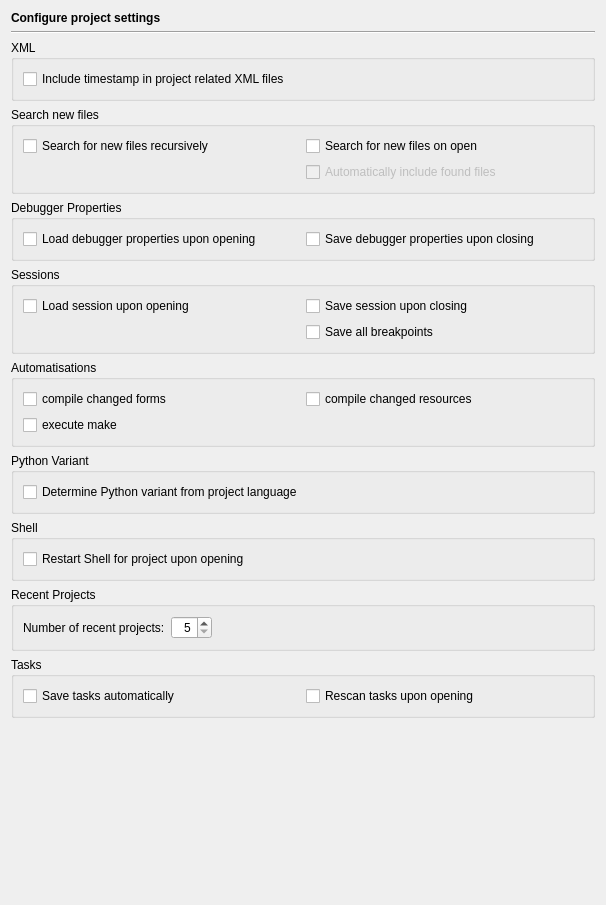
<?xml version="1.0" encoding="UTF-8"?>
<ui version="4.0">
 <class>ProjectPage</class>
 <widget class="QWidget" name="ProjectPage">
  <property name="geometry">
   <rect>
    <x>0</x>
    <y>0</y>
    <width>604</width>
    <height>905</height>
   </rect>
  </property>
  <layout class="QVBoxLayout" name="verticalLayout_3">
   <item>
    <widget class="QLabel" name="headerLabel">
     <property name="text">
      <string>&lt;b&gt;Configure project settings&lt;/b&gt;</string>
     </property>
    </widget>
   </item>
   <item>
    <widget class="Line" name="line8">
     <property name="frameShape">
      <enum>QFrame::HLine</enum>
     </property>
     <property name="frameShadow">
      <enum>QFrame::Sunken</enum>
     </property>
     <property name="orientation">
      <enum>Qt::Horizontal</enum>
     </property>
    </widget>
   </item>
   <item>
    <widget class="QGroupBox" name="groupBox_6">
     <property name="title">
      <string>XML</string>
     </property>
     <layout class="QVBoxLayout">
      <item>
       <widget class="QCheckBox" name="projectTimestampCheckBox">
        <property name="toolTip">
         <string>Select, if a timestamp should be written to all project related XML files</string>
        </property>
        <property name="text">
         <string>Include timestamp in project related XML files</string>
        </property>
       </widget>
      </item>
     </layout>
    </widget>
   </item>
   <item>
    <widget class="QGroupBox" name="groupBox_2">
     <property name="title">
      <string>Search new files</string>
     </property>
     <layout class="QGridLayout">
      <item row="0" column="0">
       <widget class="QCheckBox" name="projectSearchNewFilesRecursiveCheckBox">
        <property name="text">
         <string>Search for new files recursively</string>
        </property>
       </widget>
      </item>
      <item row="0" column="1">
       <widget class="QCheckBox" name="projectSearchNewFilesCheckBox">
        <property name="toolTip">
         <string>Select whether a search for new files on a project open should be performed.</string>
        </property>
        <property name="text">
         <string>Search for new files on open</string>
        </property>
       </widget>
      </item>
      <item row="1" column="1">
       <widget class="QCheckBox" name="projectAutoIncludeNewFilesCheckBox">
        <property name="enabled">
         <bool>false</bool>
        </property>
        <property name="toolTip">
         <string>Select whether the found files should be included automatically.</string>
        </property>
        <property name="text">
         <string>Automatically include found files</string>
        </property>
       </widget>
      </item>
     </layout>
    </widget>
   </item>
   <item>
    <widget class="QGroupBox" name="groupBox_4">
     <property name="title">
      <string>Debugger Properties</string>
     </property>
     <layout class="QGridLayout">
      <item row="0" column="0">
       <widget class="QCheckBox" name="projectLoadDebugPropertiesCheckBox">
        <property name="toolTip">
         <string>Select, whether a project debugger properties file shall be read on opening the project</string>
        </property>
        <property name="text">
         <string>Load debugger properties upon opening</string>
        </property>
       </widget>
      </item>
      <item row="0" column="1">
       <widget class="QCheckBox" name="projectSaveDebugPropertiesCheckBox">
        <property name="toolTip">
         <string>Select, whether a project debugger properties file shall be written on closing the project</string>
        </property>
        <property name="text">
         <string>Save debugger properties upon closing</string>
        </property>
       </widget>
      </item>
     </layout>
    </widget>
   </item>
   <item>
    <widget class="QGroupBox" name="groupBox_3">
     <property name="title">
      <string>Sessions</string>
     </property>
     <layout class="QGridLayout">
      <item row="0" column="0">
       <widget class="QCheckBox" name="projectLoadSessionCheckBox">
        <property name="toolTip">
         <string>Select, whether a project session file shall be read on opening the project</string>
        </property>
        <property name="text">
         <string>Load session upon opening</string>
        </property>
       </widget>
      </item>
      <item row="0" column="1">
       <widget class="QCheckBox" name="projectSaveSessionCheckBox">
        <property name="toolTip">
         <string>Select, whether a project session file shall be written on closing the project</string>
        </property>
        <property name="text">
         <string>Save session upon closing</string>
        </property>
       </widget>
      </item>
      <item row="1" column="1">
       <widget class="QCheckBox" name="projectSessionAllBpCheckBox">
        <property name="toolTip">
         <string>Select whether all breakpoints should be saved to the session file.</string>
        </property>
        <property name="text">
         <string>Save all breakpoints</string>
        </property>
       </widget>
      </item>
     </layout>
    </widget>
   </item>
   <item>
    <widget class="QGroupBox" name="groupBox_5">
     <property name="title">
      <string>Automatisations</string>
     </property>
     <layout class="QGridLayout" name="gridLayout">
      <item row="0" column="0">
       <widget class="QCheckBox" name="projectAutoCompileFormsCheckBox">
        <property name="toolTip">
         <string>Select, if changed forms should be compiled automatically upon a run action</string>
        </property>
        <property name="text">
         <string>compile changed forms</string>
        </property>
       </widget>
      </item>
      <item row="0" column="1">
       <widget class="QCheckBox" name="projectAutoCompileResourcesCheckBox">
        <property name="toolTip">
         <string>Select, if changed resources should be compiled automatically upon a run action</string>
        </property>
        <property name="text">
         <string>compile changed resources</string>
        </property>
       </widget>
      </item>
      <item row="1" column="0">
       <widget class="QCheckBox" name="projectAutoMakeCheckBox">
        <property name="toolTip">
         <string>Select to execute the configured 'make' command before a run action is performed</string>
        </property>
        <property name="text">
         <string>execute make</string>
        </property>
       </widget>
      </item>
     </layout>
    </widget>
   </item>
   <item>
    <widget class="QGroupBox" name="groupBox">
     <property name="title">
      <string>Python Variant</string>
     </property>
     <layout class="QVBoxLayout" name="verticalLayout">
      <item>
       <widget class="QCheckBox" name="pythonVariantCheckBox">
        <property name="toolTip">
         <string>Select to determine the Python variant from the project language</string>
        </property>
        <property name="text">
         <string>Determine Python variant from project language</string>
        </property>
       </widget>
      </item>
     </layout>
    </widget>
   </item>
   <item>
    <widget class="QGroupBox" name="groupBox_9">
     <property name="title">
      <string>Shell</string>
     </property>
     <layout class="QVBoxLayout" name="verticalLayout_2">
      <item>
       <widget class="QCheckBox" name="restartShellCheckBox">
        <property name="toolTip">
         <string>Select to restart the shell with the interpreter of the project (if configured)</string>
        </property>
        <property name="text">
         <string>Restart Shell for project upon opening</string>
        </property>
       </widget>
      </item>
     </layout>
    </widget>
   </item>
   <item>
    <widget class="QGroupBox" name="groupBox_7">
     <property name="title">
      <string>Recent Projects</string>
     </property>
     <layout class="QHBoxLayout" name="horizontalLayout">
      <item>
       <widget class="QLabel" name="label">
        <property name="text">
         <string>Number of recent projects:</string>
        </property>
       </widget>
      </item>
      <item>
       <widget class="QSpinBox" name="projectRecentSpinBox">
        <property name="toolTip">
         <string>Enter the number of recent projects to remember</string>
        </property>
        <property name="alignment">
         <set>Qt::AlignRight|Qt::AlignTrailing|Qt::AlignVCenter</set>
        </property>
        <property name="minimum">
         <number>5</number>
        </property>
        <property name="maximum">
         <number>50</number>
        </property>
       </widget>
      </item>
      <item>
       <spacer>
        <property name="orientation">
         <enum>Qt::Horizontal</enum>
        </property>
        <property name="sizeHint" stdset="0">
         <size>
          <width>40</width>
          <height>20</height>
         </size>
        </property>
       </spacer>
      </item>
     </layout>
    </widget>
   </item>
   <item>
    <widget class="QGroupBox" name="groupBox_8">
     <property name="title">
      <string>Tasks</string>
     </property>
     <layout class="QHBoxLayout" name="horizontalLayout_2">
      <item>
       <widget class="QCheckBox" name="autosaveTasksCheckBox">
        <property name="toolTip">
         <string>Select to save the project tasks automatically</string>
        </property>
        <property name="text">
         <string>Save tasks automatically</string>
        </property>
       </widget>
      </item>
      <item>
       <widget class="QCheckBox" name="rescanTasksCheckBox">
        <property name="toolTip">
         <string>Select to rescan the project tasks when a project is opened</string>
        </property>
        <property name="text">
         <string>Rescan tasks upon opening</string>
        </property>
       </widget>
      </item>
     </layout>
    </widget>
   </item>
   <item>
    <spacer>
     <property name="orientation">
      <enum>Qt::Vertical</enum>
     </property>
     <property name="sizeHint" stdset="0">
      <size>
       <width>584</width>
       <height>20</height>
      </size>
     </property>
    </spacer>
   </item>
  </layout>
 </widget>
 <tabstops>
  <tabstop>projectTimestampCheckBox</tabstop>
  <tabstop>projectSearchNewFilesRecursiveCheckBox</tabstop>
  <tabstop>projectSearchNewFilesCheckBox</tabstop>
  <tabstop>projectAutoIncludeNewFilesCheckBox</tabstop>
  <tabstop>projectLoadDebugPropertiesCheckBox</tabstop>
  <tabstop>projectSaveDebugPropertiesCheckBox</tabstop>
  <tabstop>projectLoadSessionCheckBox</tabstop>
  <tabstop>projectSaveSessionCheckBox</tabstop>
  <tabstop>projectSessionAllBpCheckBox</tabstop>
  <tabstop>projectAutoCompileFormsCheckBox</tabstop>
  <tabstop>projectAutoCompileResourcesCheckBox</tabstop>
  <tabstop>projectAutoMakeCheckBox</tabstop>
  <tabstop>pythonVariantCheckBox</tabstop>
  <tabstop>restartShellCheckBox</tabstop>
  <tabstop>projectRecentSpinBox</tabstop>
  <tabstop>autosaveTasksCheckBox</tabstop>
  <tabstop>rescanTasksCheckBox</tabstop>
 </tabstops>
 <resources/>
 <connections>
  <connection>
   <sender>projectSearchNewFilesCheckBox</sender>
   <signal>toggled(bool)</signal>
   <receiver>projectAutoIncludeNewFilesCheckBox</receiver>
   <slot>setEnabled(bool)</slot>
   <hints>
    <hint type="sourcelabel">
     <x>50</x>
     <y>133</y>
    </hint>
    <hint type="destinationlabel">
     <x>73</x>
     <y>190</y>
    </hint>
   </hints>
  </connection>
 </connections>
</ui>
